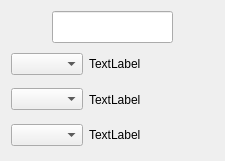
<?xml version="1.0" encoding="UTF-8"?>
<ui version="4.0">
 <class>Form</class>
 <widget class="QWidget" name="Form">
  <property name="geometry">
   <rect>
    <x>0</x>
    <y>0</y>
    <width>225</width>
    <height>161</height>
   </rect>
  </property>
  <property name="windowTitle">
   <string>Form</string>
  </property>
  <layout class="QGridLayout" name="gridLayout">
   <item row="0" column="0">
    <layout class="QVBoxLayout" name="verlayout_sensor1_4">
     <property name="sizeConstraint">
      <enum>QLayout::SetMaximumSize</enum>
     </property>
     <item>
      <layout class="QHBoxLayout" name="horlayout_sensor1_13" stretch="2,6,2">
       <item>
        <spacer name="horizontalSpacer1_7">
         <property name="orientation">
          <enum>Qt::Horizontal</enum>
         </property>
         <property name="sizeHint" stdset="0">
          <size>
           <width>40</width>
           <height>20</height>
          </size>
         </property>
        </spacer>
       </item>
       <item>
        <widget class="QLineEdit" name="sensor_name1_4">
         <property name="font">
          <font>
           <pointsize>15</pointsize>
          </font>
         </property>
        </widget>
       </item>
       <item>
        <spacer name="horizontalSpacer1_8">
         <property name="orientation">
          <enum>Qt::Horizontal</enum>
         </property>
         <property name="sizeHint" stdset="0">
          <size>
           <width>40</width>
           <height>20</height>
          </size>
         </property>
        </spacer>
       </item>
      </layout>
     </item>
     <item>
      <layout class="QHBoxLayout" name="horlayout_sensor1_14" stretch="2,8">
       <item>
        <widget class="QComboBox" name="combobox_sensor1_11">
         <property name="sizePolicy">
          <sizepolicy hsizetype="Preferred" vsizetype="Fixed">
           <horstretch>0</horstretch>
           <verstretch>0</verstretch>
          </sizepolicy>
         </property>
        </widget>
       </item>
       <item>
        <widget class="QLabel" name="lbl_sensor1_11">
         <property name="sizePolicy">
          <sizepolicy hsizetype="Preferred" vsizetype="Preferred">
           <horstretch>0</horstretch>
           <verstretch>0</verstretch>
          </sizepolicy>
         </property>
         <property name="text">
          <string>TextLabel</string>
         </property>
        </widget>
       </item>
      </layout>
     </item>
     <item>
      <layout class="QHBoxLayout" name="horlayout_sensor1_15" stretch="2,8">
       <item>
        <widget class="QComboBox" name="combobox_sensor1_12">
         <property name="sizePolicy">
          <sizepolicy hsizetype="Preferred" vsizetype="Fixed">
           <horstretch>0</horstretch>
           <verstretch>0</verstretch>
          </sizepolicy>
         </property>
        </widget>
       </item>
       <item>
        <widget class="QLabel" name="lbl_sensor1_12">
         <property name="sizePolicy">
          <sizepolicy hsizetype="Preferred" vsizetype="Preferred">
           <horstretch>0</horstretch>
           <verstretch>0</verstretch>
          </sizepolicy>
         </property>
         <property name="text">
          <string>TextLabel</string>
         </property>
        </widget>
       </item>
      </layout>
     </item>
     <item>
      <layout class="QHBoxLayout" name="horlayout_sensor1_16" stretch="2,8">
       <item>
        <widget class="QComboBox" name="combobox_sensor1_13"/>
       </item>
       <item>
        <widget class="QLabel" name="lbl_sensor1_13">
         <property name="text">
          <string>TextLabel</string>
         </property>
        </widget>
       </item>
      </layout>
     </item>
    </layout>
   </item>
  </layout>
 </widget>
 <resources/>
 <connections/>
</ui>
